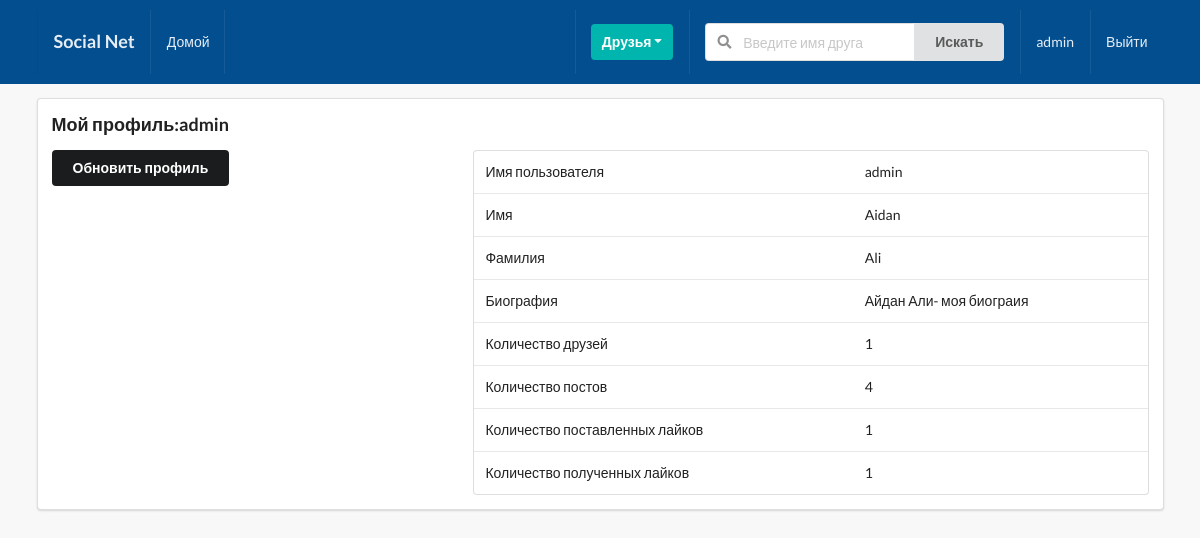
/profiles/myprofile/ (signed in), run on an earlier commit of the app's database.
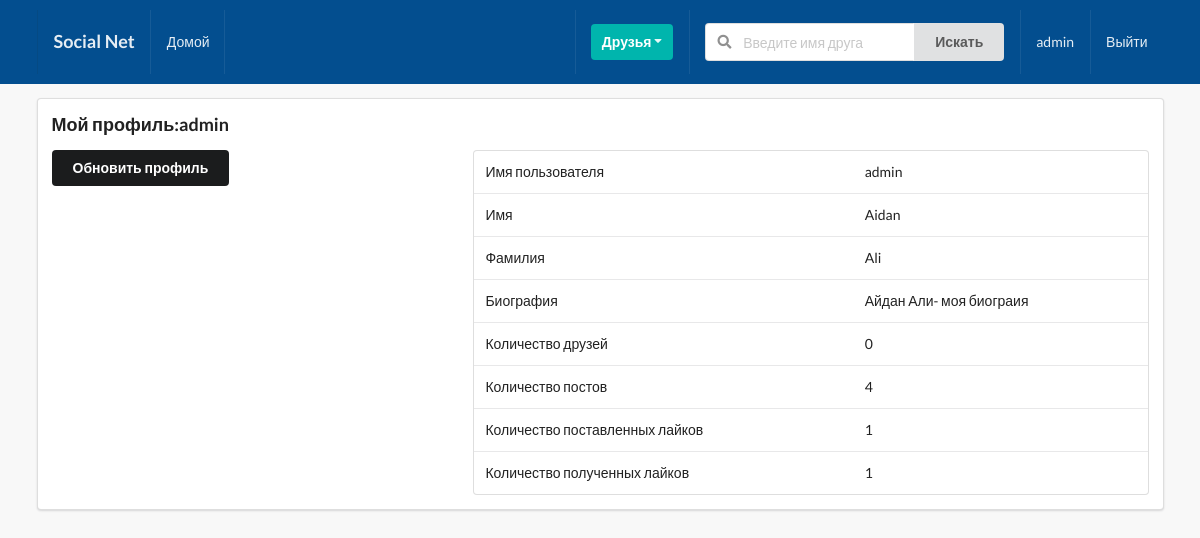
And on a later commit of the database.
### profiles/models.py (models this page shows, shortened)
class Profile(models.Model):
    first_name=models.CharField(max_length=200,blank=True)
    last_name=models.CharField(max_length=200,blank=True)
    user=models.OneToOneField(User,on_delete=models.CASCADE)
    bio=models.TextField(default='Биографии нету',max_length=300)
    email=models.EmailField(max_length=200,blank=True)
    country=models.CharField(max_length=200,blank=True)
    avatar_image=models.ImageField(default='avatar.png',upload_to='avatars/')
    friends=models.ManyToManyField(User,blank=True,related_name='friends')
    slug=models.SlugField(unique=True,blank=True)
    updated_at=models.DateField(auto_now=True)
    created_at=models.DateField(auto_now_add=True)
    objects=ProfileManager()
    __initial_first_name=None
    __initial_last_name=None
    def __init__(self,*args,**kwargs):
        super().__init__(*args,**kwargs)
        self.__initial_first_name=self.first_name
        self.__initial_last_name=self.last_name
    def get_friends_number(self):
        return self.friends.all().count()
    def get_posts_number(self):
        return self.posts.all().count()
    def get_given_likes_number(self):
        likes=self.like_set.all()
        total_liked=0
        for i in likes:
            if i.value=='Like':
                total_liked+=1
        return total_liked
    def get_received_likes_number(self):
        posts=self.posts.all()
        total_liked=0
        for i in posts:
            total_liked+=i.liked.all().count()
        return total_liked

### posts/models.py (models this page shows, shortened)
class Like(models.Model):
    user=models.ForeignKey(Profile,on_delete=models.CASCADE)
    post=models.ForeignKey(Post,on_delete=models.CASCADE)
    value=models.CharField(choices=LIKE_CHOICES,max_length=8)
    updated_at=models.DateField(auto_now=True)
    created_at=models.DateField(auto_now_add=True)

class Post(models.Model):
    title=models.CharField(max_length=300)
    author=models.ForeignKey(Profile,on_delete=models.CASCADE,related_name='posts')
    content=models.TextField()
    image=models.ImageField(upload_to='posts/',validators=[FileExtensionValidator(['img','png','jpeg'])],blank=True)
    liked=models.ManyToManyField(Profile,blank=True,related_name='likes')
    updated_at=models.DateField(auto_now=True)
    created_at=models.DateField(auto_now_add=True)
    class Meta:
        ordering=('-created_at',)

### profiles/views.py (the view)
# urls.py: path('myprofile/',my_profile_view,name='myprofile'),
def my_profile_view(request):
    user_obj=Profile.objects.get(user=request.user)
    form=ProfileModelForm(request.POST or None,request.FILES or None,instance=user_obj)
    confirm=False
    if request.method=='POST':
        if form.is_valid():
            form.save()
            confirm=True
    context={
        'user_obj':user_obj,
        'form':form,
        'confirm':confirm,
    }
    return render(request,'profiles/my_profile.html',context)

### profiles/forms.py
class ProfileModelForm(forms.ModelForm):
    class Meta:
        model=Profile
        fields=('first_name','last_name','bio','avatar_image')

### templates/profiles/my_profile.html (shortened to what this page needs)
{% extends 'base.html' %}
{% block content %}
<div class="ui segment">
    <h3>Мой профиль:{{request.user}}</h3>
    <div class="ui grid">
        <div class="row">
            <div class="six wide column">
                <div class="row mt-5">
                    <button class="ui secondary button" id='modal-btn'>Обновить профиль</button>
                </div>
            </div>
            <div class="ten wide column">
                <table class="ui table">
                    <tbody>
                        <tr>
                            <td>Имя пользователя</td>
                            <td>{{ user_obj.user }}</td>
                        </tr>
                        <tr>
                            <td>Имя</td>
                            <td>{{ user_obj.first_name }}</td>
                        </tr>
                        <tr>
                            <td>Фамилия</td>
                            <td>{{ user_obj.last_name }}</td>
                        </tr>
                        <tr>
                            <td>Биография</td>
                            <td>{{ user_obj.bio }}</td>
                        </tr>
                        <tr>
                            <td>Количество друзей</td>
                            <td>{{ user_obj.get_friends_number }}</td>
                        </tr>
                        <tr>
                            <td>Количество постов</td>
                            <td>{{ user_obj.get_posts_number }}</td>
                        </tr>
                        <tr>
                            <td>Количество поставленных лайков</td>
                            <td>{{ user_obj.get_given_likes_number }}</td>
                        </tr>
                        <tr>
                            <td>Количество полученных лайков</td>
                            <td>{{ user_obj.get_received_likes_number }}</td>
                        </tr>
                    </tbody>
                </table>
            </div>
        </div>
    </div>
</div>
{% endblock content %}

What changed in the data, as far as the page shows it:
changed Profile "Aidan": get_friends_number "1" → "0"
